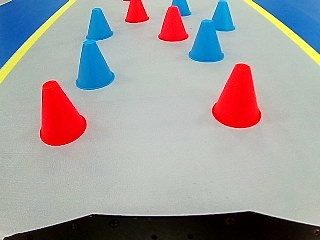
#> input picture img/0.jpg, 320 x 240 px, given in place of hsv_img, which was not available
$ python imghandle.py img/0.jpg
#> lines starting #> are read from the running program, lines starting #| are printed output that depends on the picture; after the words box and inside, x2 and y2 are one past the last pixel; in counts of white or black regions, pixels touching at a corner belong together; pictures that were not available may be replaced by others from this repository, and a replacement may not be noted
import numpy as np
import os, re
import numpy as np
import cv2 as cv
from sys import argv
import getopt

path = os.path.split(os.path.realpath(__file__))[0]+"/.."
#script, vels = argv
opts,args = getopt.getopt(argv[1:],'-hH',['img_path=','save_path='])
#print(opts)

# E:/智能车/人工智能组资料/人工智能创意赛复赛/数据集/赛道线/7月26（大晴天 没拉窗帘）/1/img
img_path = "C:/Users/Lenovo/Desktop/code/Object-Tracking/img"
save_path = "C:/Users/Lenovo/Desktop/code/Object-Tracking/img/hsv_img"


for opt_name,opt_value in opts:
    if opt_name in ('-h','-H'):
        print("python3 Img_Handle.py  --img_path=img   --save_path=hsv_img")
        exit()

    if opt_name in ('--img_path'):
        img_path  = opt_value

    if opt_name in ('--save_path'):
        save_path = opt_value


        #print("camera.value=",camera.value)


def mkdir(path):
    folder = os.path.exists(path)
    if not folder:
        os.makedirs(path)
        print("----- new folder -----")
    else:
        print('----- there is this folder -----')

def img_extract(img_path, save_path):
    img_name = os.listdir(img_path)
    lower_hsv = np.array([0,0,140])
    upper_hsv = np.array([255,100,255])
    # lower_hsv = np.array([30,72,190])
    # upper_hsv = np.array([90,255,255])

    for img in img_name:
        print(img)
        image = os.path.join(img_path, img)
        src = cv.imread(image)
#> src is the input picture: shape (240, 320, 3); mean B, G, R 157.2, 156.7, 160.3
        hsv = cv.cvtColor(src, cv.COLOR_BGR2HSV)
#> hsv: shape (240, 320, 3); mean H, S, V 63.4, 66.6, 180.8
        mask0 = cv.inRange(hsv, lowerb=lower_hsv, upperb=upper_hsv)
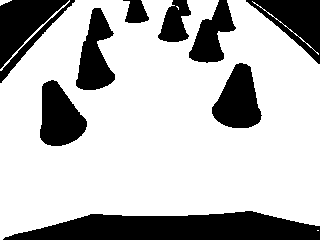
#> mask0: shape (240, 320); 73% white; 10 black regions, largest, box (x1, y1, x2, y2) and area: (3, 211, 320, 240) 6658, (246, 0, 320, 64) 2262, (0, 0, 69, 69) 2252
        #mask1 = cv.inRange(hsv, lowerb=lower_hsv1, upperb=upper_hsv1)
        mask = mask0# + mask1
        mask = cv.erode(mask, cv.getStructuringElement(cv.MORPH_RECT, (2, 2)),iterations=3)
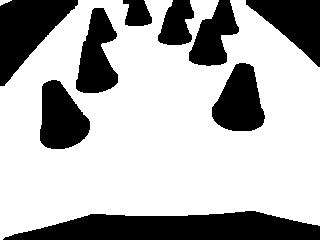
#> mask: shape (240, 320); 69.2% white; 9 black regions, largest, box (x1, y1, x2, y2) and area: (3, 211, 320, 240) 6711, (0, 0, 78, 86) 3525, (246, 0, 320, 67) 2576
#> (the run stopped early here; a loop or call above may not have finished)

$ run again, on img/12.jpg
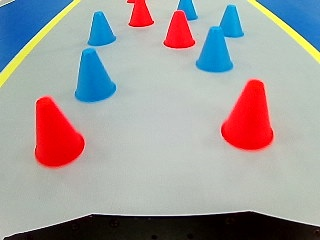
#> input picture img/12.jpg, 320 x 240 px, given in place of hsv_img, which was not available
#> in img_extract, src is the input picture: shape (240, 320, 3); mean B, G, R 155.2, 154.9, 159.3
#> hsv: shape (240, 320, 3); mean H, S, V 64.3, 72.7, 182.5
#> in img_extract, `mask0 = cv.inRange(hsv, lowerb=lower_hsv, upperb=upper_hsv)`:
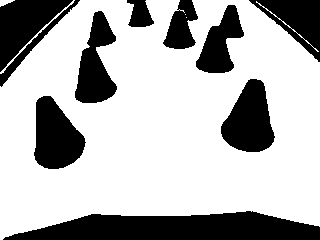
#> mask0: shape (240, 320); 70.6% white; 10 black regions, largest, box (x1, y1, x2, y2) and area: (3, 211, 320, 240) 6638, (221, 79, 275, 152) 2622, (34, 96, 86, 169) 2598
#> in img_extract, `mask = cv.erode(mask, cv.getStructuringElement(cv.MORPH_RECT, (2, 2)),..`:
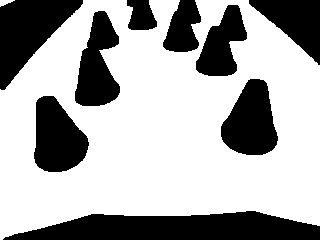
#> mask: shape (240, 320); 66.4% white; 9 black regions, largest, box (x1, y1, x2, y2) and area: (3, 211, 320, 240) 6691, (0, 0, 83, 90) 3859, (221, 79, 278, 155) 3012
